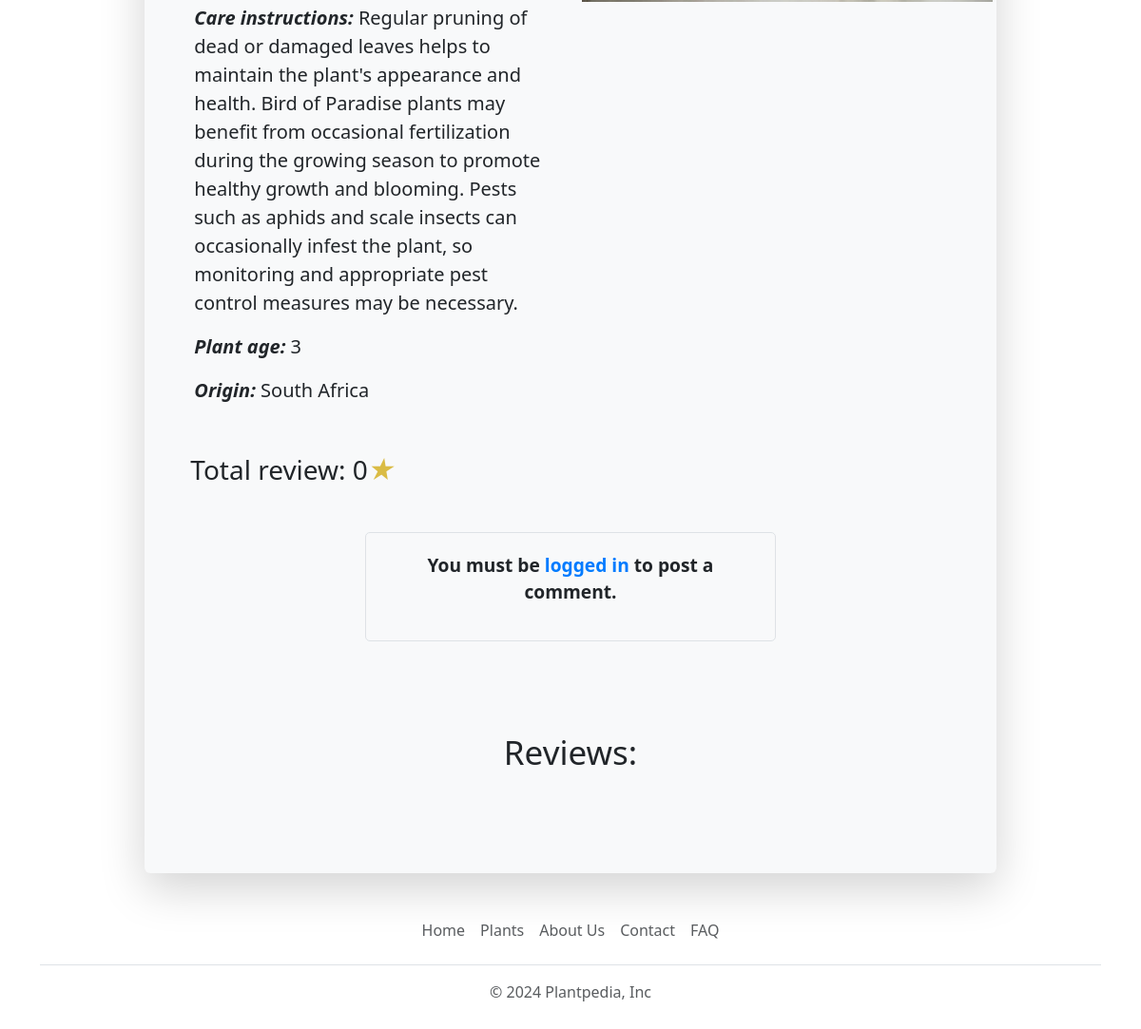
Before: /plants/25/ (lower part) with the older database file.
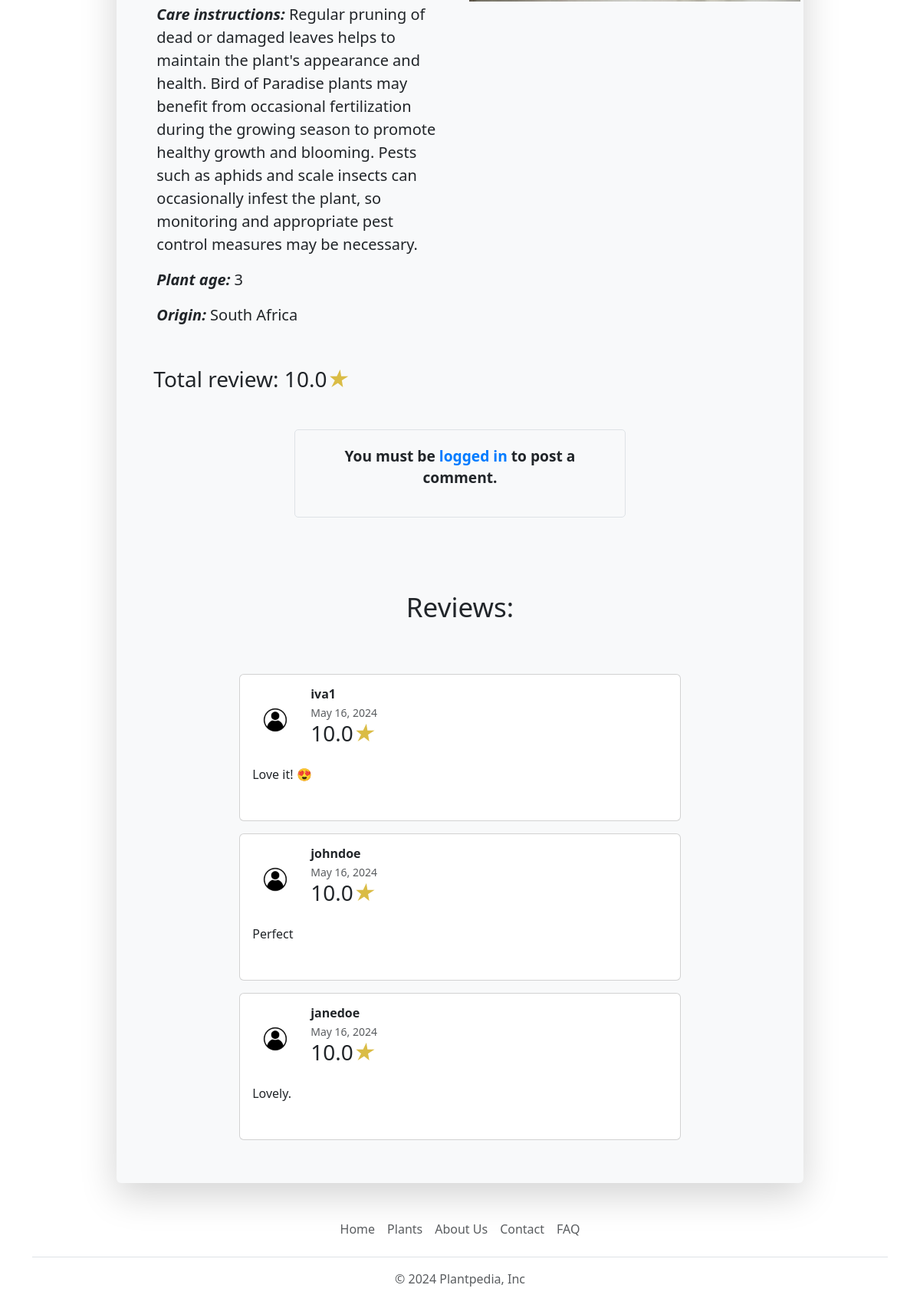
After: the same page with the newer database file.
### plantpediaApp/models.py (models this page shows, shortened)
class Plant(models.Model):
    name = models.CharField(max_length=100)
    user = models.ForeignKey(CustomUser, on_delete=models.CASCADE)
    scientific_name = models.CharField(max_length=100)
    origin = models.CharField(max_length=100)  # go nema vo ER diagram
    age = models.IntegerField(default=0)  # go nema vo ER diagram
    description = models.TextField()
    care_instructions = models.TextField()
    image = models.ImageField(upload_to="data/")

class Review(models.Model):
    plant = models.ForeignKey(Plant, on_delete=models.CASCADE)
    user = models.ForeignKey(CustomUser, on_delete=models.CASCADE)
    comment = models.TextField()
    rating = models.FloatField(default=0)
    date_posted = models.DateField(default=timezone.now)

class CustomUser(AbstractUser):
    ROLE_CHOICES = (
        ('a', 'Admin'),
        ('u', 'User')
    )
    role = models.CharField(max_length=10, choices=ROLE_CHOICES, )

### plantpediaApp/views.py (the view, shortened to what this page needs)
# urls.py: path('plants/<int:plant_id>/', details, name="details"),
def details(request, plant_id=None):
    plant = get_object_or_404(Plant, id=plant_id)
    reviews = Review.objects.filter(plant=plant).all()
    total_review = 0
    if reviews:
        total = 0
        for review in reviews:
            total += review.rating
        total_review = total / len(reviews) * 1.0
    form = ReviewForm()
    context = {
        'plant': plant,
        'reviews': reviews,
        'form': form,
        'total_review': round(total_review, 1)
    }
    return render(request, 'details.html', context=context)

### plantpediaApp/templates/details.html (shortened to what this page needs)
{% extends 'base.html' %}
{% block content %}
    <div class="container w-90 mt-5 m-auto">
        <div class="w-90 m-auto shadow-lg bg-light rounded p-5" style="width: 82%!important">
            <div class="row mt-2">
                <div class="col-md-6 p-3 ">
                    <p class="fs-5"><b><i>Care instructions:</i></b> {{ plant.care_instructions }}</p>
                    <p class="fs-5"><b><i>Plant age:</i></b> {{ plant.age }}</p>
                    <p class="fs-5"><b><i>Origin:</i></b> {{ plant.origin }}</p>
                </div>
                <div class="col-md-6 text-center justify-content-center align-center">
                </div>
            </div>
            <h3 style="padding-top: 20px">Total review: {{ total_review }}<i style="color: #dabc45">★</i></h3>
        <div>
            <div class="container w-75 m-auto">
                {% if user.is_authenticated %}
                    <div class="w-80 m-auto rounded">
                        <form method="POST" action="{% url 'details' plant.id %}" enctype="multipart/form-data"
                              id="comment_section">
                            {% csrf_token %}
                            {{ form }}
                            <button type="submit" class="btn btn-success">Comment</button>
                        </form>
                    </div>
                {% else %}
                    <div class="container w-75 m-auto text-center mt-5 mb-5"
                         style="padding: 20px; background-color: #f8f9fa; border-radius: 5px; border: 1px solid #dee2e6;">
                        <p style="font-size: 1.2rem; font-weight: bold;">You must be
                            <a href="{% url 'login' %}" style="color: #007bff; text-decoration: none;">logged in</a> to
                            post a comment.</p>
                    </div>
                {% endif %}
            </div>
            <h3 class="w-80 p-5" id="review_title"
                style="margin-top: 10px;margin-bottom: 10px; text-align: center; font-size: 35px">Reviews:</h3>
            {% for review in reviews %}
                <section>
                    <div class="container py-2">
                        <div class="row d-flex justify-content-center">
                            <div class="col-md-12 col-lg-10 col-xl-8" style="width: 75%!important;">
                                <div class="card">
                                    <div class="card-body">
                                        <div class="d-flex flex-start align-items-center">
                                            <img class="rounded-circle shadow-1-strong me-3"
                                                 src="../../data/data/profile.png"
                                                 alt="avatar" width="60"
                                                 height="60"/>
                                            <div>
                                                <h6 class="fw-bold text-dark mb-1">{{ review.user.get_username }}</h6>
                                                <p class="text-muted small mb-0">
                                                    {{ review.date_posted }}
                                                </p>
                                                <h3>{{ review.rating }}<i style="color: #dabc45">★</i></h3>
                                            </div>
                                        </div>
                                        <p class="mt-3 mb-4 pb-2">
                                            {{ review.comment }}
                                        </p>
                                    </div>
                                </div>
                            </div>
                        </div>
                    </div>
                </section>
            {% endfor %}
        </div>
        </div>
    </div>
{% endblock %}

### plantpediaApp/templates/base.html (shortened to what this page needs)
<!DOCTYPE html>
<html lang="en" xmlns="http://www.w3.org/1999/html">
<head>
    <link href="https://cdn.jsdelivr.net/npm/bootstrap@5.3.3/dist/css/bootstrap.min.css" rel="stylesheet"
>
</head>
<body>
<div class="container">
    <div class="content">
        {% block content %}
        {% endblock %}
    </div>
    <footer class="py-3 my-4">
        <ul class="nav justify-content-center border-bottom pb-3 mb-3">
            <li class="nav-item"><a href="/" class="nav-link px-2 text-body-secondary">Home</a></li>
            <li class="nav-item"><a href="/plants" class="nav-link px-2 text-body-secondary">Plants</a></li>
            <li class="nav-item"><a href="/about" class="nav-link px-2 text-body-secondary">About Us</a></li>
            <li class="nav-item"><a href="/contact" class="nav-link px-2 text-body-secondary">Contact</a></li>
            <li class="nav-item"><a href="/faq" class="nav-link px-2 text-body-secondary">FAQ</a></li>
        </ul>
        <p class="text-center text-body-secondary">© 2024 Plantpedia, Inc</p>
    </footer>
</div>
</body>
</html>

Changed rows visible on the page:
added Review: user.get_username "iva1", date_posted "May 16, 2024", rating "10.0", comment "Love it! 😍"
added Review: user.get_username "johndoe", date_posted "May 16, 2024", rating "10.0", comment "Perfect"
added Review: user.get_username "janedoe", date_posted "May 16, 2024", rating "10.0", comment "Lovely."
Other visible differences:
{{ total_review }}: "0" → "10.0"
